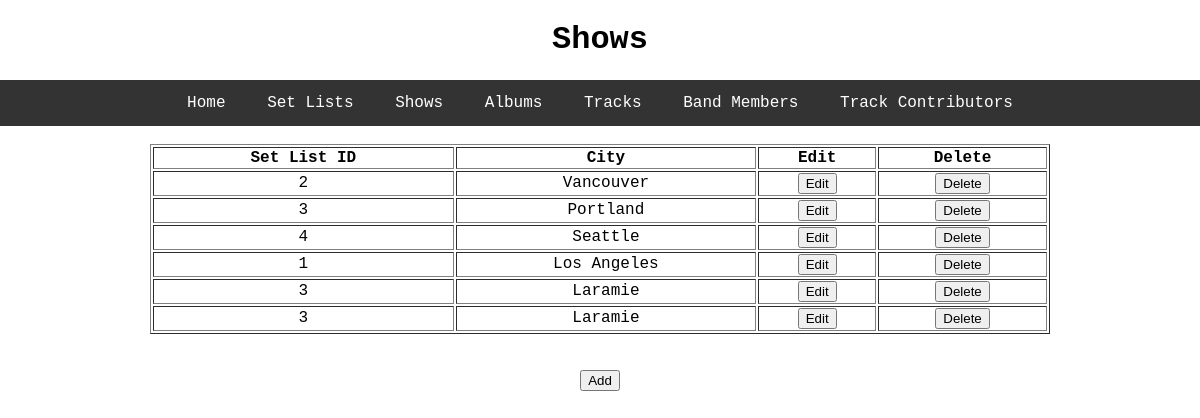
The app's page /shows, older data.
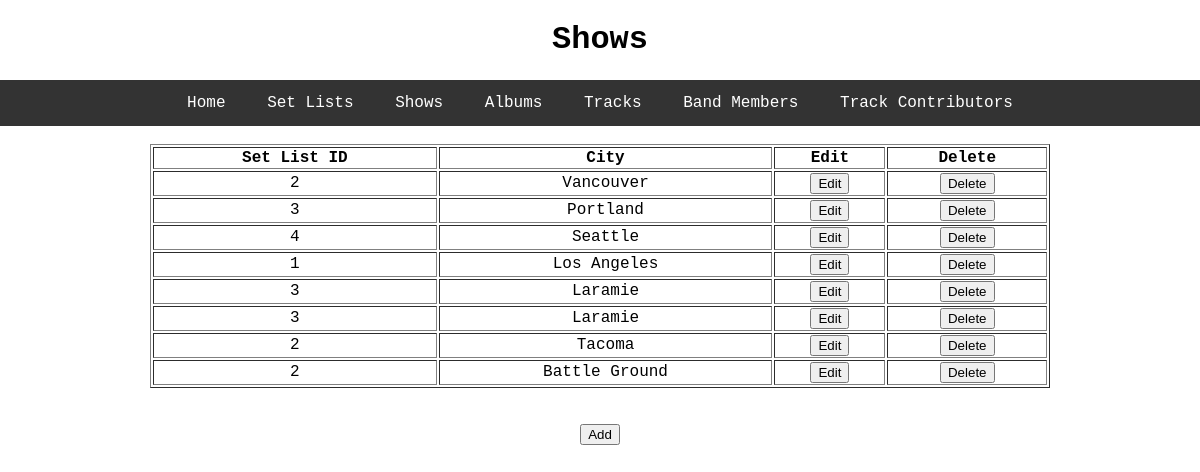
The same page, newer data.
### toolDB/models.py (models this page shows, shortened)
class Shows(db.Model):
    id = db.Column(db.Integer, primary_key=True)
    city = db.Column(db.String, nullable=False)
    set_list_id = db.Column(db.Integer, nullable=False)

### toolDB/select_db/routes.py (the view)
@select.route('/shows')
def shows():
    rows = Shows.query.all()
    return render_template('shows.html', title='Shows', header='Shows', rows=rows)

### toolDB/templates/shows.html
{% extends "layout.html" %}
{% block content %}
	<table style="width:75%" table border="1" table align = "center">
	  <thead>
	    <th>Set List ID</th>
	    <th>City</th>
	    <th>Edit</th>
	    <th>Delete</th>
	  </thead>
	  <tbody>
		{% for r in rows %}
	  		<tr>
				<td>{{r.set_list_id}}</td>
				<td>{{r.city}}</td>
				<td><input type="button" name = "Edit" value = "Edit" onclick = "window.location='/update_show/{{ r.id }}'"></td>
				<td><input type="button" name = "Delete" value = "Delete" onclick = "window.location='/delete_show/{{ r.id }}'"></td>
	  		</tr>
		{% endfor %}
	  </tbody>
	</table>
	<br>
	<br>
	<a href="{{ url_for('insert.add_shows') }}"><button type="button">Add</button></a>
{% endblock content %}

### toolDB/templates/layout.html (shortened to what this page needs)
<!DOCTYPE html>
<html>
<head>
  <link rel="stylesheet" type= "text/css" href= "{{ url_for('static', filename= 'css/style.css')}}" />
</head>
<body>
  {% if header %}
    <h1> {{ header }} </h1>
  {% else %}
    <h1>Tool Database</h1>
  {% endif %}
    <nav class = "myMenu">
        <ul>
        	<li><a href="{{ url_for('select.index') }}">Home</a></li>
        	<li><a href="{{ url_for('select.set_list') }}">Set Lists</a></li>
        	<li><a href="{{ url_for('select.shows') }}">Shows</a></li>
        	<li><a href="{{ url_for('select.album') }}">Albums</a></li>
        	<li><a href="{{ url_for('select.track') }}">Tracks</a></li>
        	<li><a href="{{ url_for('select.band_members') }}">Band Members</a></li>
        	<li><a href="{{ url_for('select.track_contributors') }}">Track Contributors</a></li>
        </ul>
    </nav>
    <br>
    {% block content %}{% endblock %}
</body>

### toolDB/static/css/style.css (style rules this page uses)
h1, h2, ul, li, label, form, select, option { font-family: "Courier New", monospace; text-align: center; list-style: none; }
body { margin: auto; padding: 0; font-family: "Courier New", monospace; text-align: center; }
.myMenu ul { font-family: "Courier New", monospace; text-align: center; list-style: none; margin: 0; padding: 0; overflow: hidden; background-color: #333; }
.myMenu li { display: inline; }
.myMenu a { display:inline-block; color: white; padding:14px 16px; text-decoration:none; }

Row changes from the older to the newer data that the page shows:
added Shows: set_list_id "2", city "Tacoma"
added Shows: set_list_id "2", city "Battle Ground"
